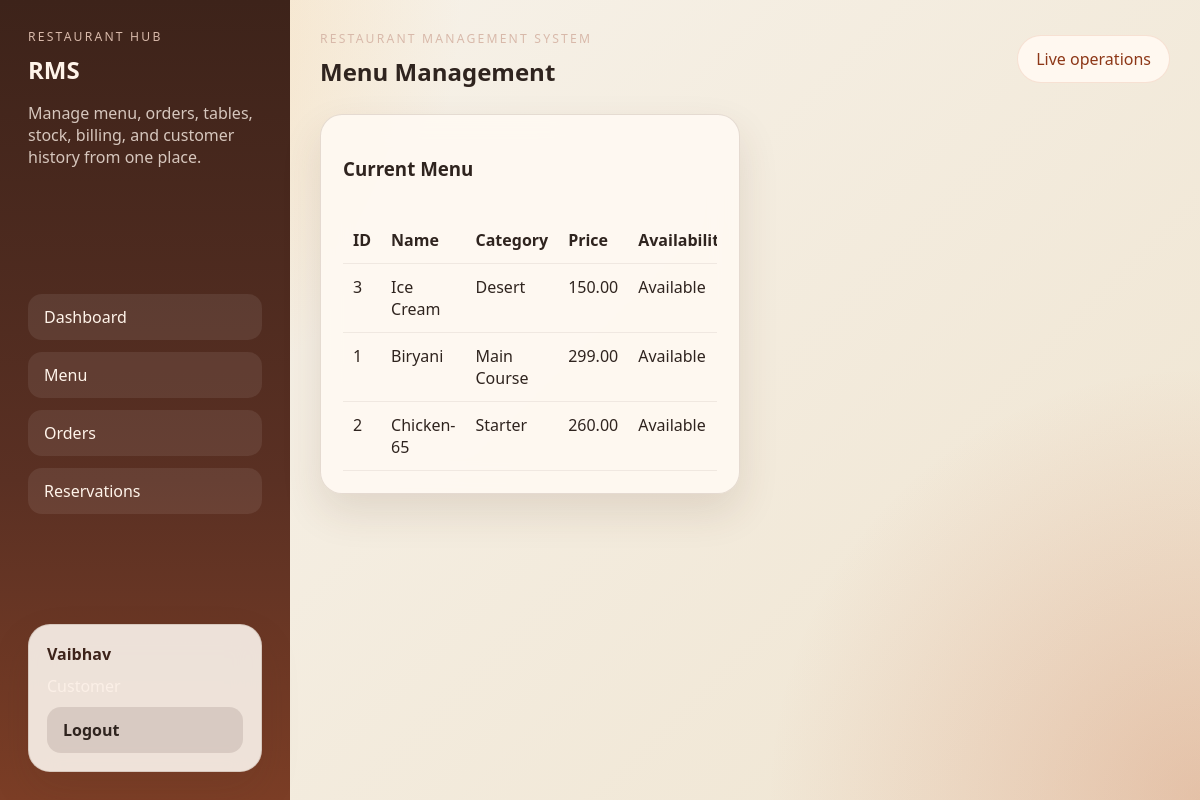
Page /menu (signed in) on the committed database.
### tables this page shows
CREATE TABLE Menu_Items (
    item_id INTEGER PRIMARY KEY AUTOINCREMENT,
    item_name TEXT NOT NULL UNIQUE,
    price REAL NOT NULL CHECK (price >= 0),
    category TEXT NOT NULL,
    availability TEXT NOT NULL CHECK (availability IN ('Available', 'Unavailable'))
);

### app/routes.py (the view, shortened to what this page needs)
    @app.route("/menu", methods=["GET", "POST"])
    @login_required()
    def menu_management():
        db = get_db()
        menu_items = db.execute(
            "SELECT * FROM Menu_Items ORDER BY category, item_name"
        ).fetchall()
        return render_template("menu.html", menu_items=menu_items)

### app/db.py (called while the page is built)
def init_app(app):
    Path(app.instance_path).mkdir(parents=True, exist_ok=True)
    @app.before_request
    def ensure_database():
        engine = current_app.config.get("DB_ENGINE", "sqlite").lower()
        if engine == "mysql":
            db = get_db()
            if not _mysql_has_customers_table(db):
                init_db()
                seed_admin_employee()
        else:
            db_path = Path(current_app.config["DATABASE"])
            if not db_path.exists():
                init_db()
                seed_admin_employee()

### app/routes.py (called while the page is built)
def login_required(roles=None):
    def decorator(view):
        @wraps(view)
        def wrapped_view(*args, **kwargs):
            current_role = session.get("role")
            if not current_role:
                flash("Please log in to continue.", "warning")
                return redirect(url_for("login"))
            if roles and current_role not in roles:
                flash("You do not have access to that page.", "danger")
                return redirect(url_for("dashboard"))
            return view(*args, **kwargs)
        return wrapped_view
    return decorator

### app/templates/menu.html (shortened to what this page needs)
{% extends "base.html" %}
{% block page_title %}Menu Management{% endblock %}
{% block content %}
<section class="content-grid two-column">
    <div class="panel">
        <div class="panel-head"><h3>Current Menu</h3></div>
        <div class="table-wrap">
            <table>
                <thead>
                    <tr>
                        <th>ID</th>
                        <th>Name</th>
                        <th>Category</th>
                        <th>Price</th>
                        <th>Availability</th>
                    </tr>
                </thead>
                <tbody>
                    {% for item in menu_items %}
                    <tr>
                        <td>{{ item.item_id }}</td>
                        <td>{{ item.item_name }}</td>
                        <td>{{ item.category }}</td>
                        <td>{{ "%.2f"|format(item.price) }}</td>
                        <td>{{ item.availability }}</td>
                    </tr>
                    {% else %}
                    <tr><td colspan="6">No menu items available.</td></tr>
                    {% endfor %}
                </tbody>
            </table>
        </div>
    </div>
</section>
{% endblock %}

### app/templates/base.html (shortened to what this page needs)
<!DOCTYPE html>
<html lang="en">
<head>
    <link rel="stylesheet" href="{{ url_for('static', filename='css/style.css') }}">
</head>
<body>
    <div class="layout-shell">
        <aside class="sidebar">
            <div>
                <p class="eyebrow">Restaurant Hub</p>
                <h1>RMS</h1>
                <p class="sidebar-copy">Manage menu, orders, tables, stock, billing, and customer history from one place.</p>
            </div>
            <nav class="nav-links">
                <a href="{{ url_for('dashboard') }}">Dashboard</a>
                <a href="{{ url_for('menu_management') }}">Menu</a>
                <a href="{{ url_for('order_management') }}">Orders</a>
                <a href="{{ url_for('reservations') }}">Reservations</a>
            </nav>
            <div class="user-badge">
                <strong>{{ session.get('display_name', 'Guest') }}</strong>
                <span>{{ session.get('role', 'Visitor') }}</span>
                <a class="button secondary" href="{{ url_for('logout') }}">Logout</a>
            </div>
        </aside>
        <main class="main-content">
            <header class="topbar">
                <div>
                    <p class="eyebrow">Restaurant Management System</p>
                    <h2>{% block page_title %}Dashboard{% endblock %}</h2>
                </div>
                <div class="status-pill">Live operations</div>
            </header>
            {% block content %}{% endblock %}
        </main>
    </div>
</body>
</html>

### app/static/css/style.css (style rules this page uses)
:root { --bg: #f4efe6; --panel: rgba(255, 250, 243, 0.88); --panel-strong: #fffdf8; --text: #2f241f; --muted: #7b665c; --accent: #c65d32; --accent-dark: #8d3717; --green: #2f7d5f; --danger: #b9382f; --border: rgba(90, 55, 36, 0.15); --shadow: 0 18px 40px rgba(82, 50, 35, 0.12); --radius: 22px; }
* { box-sizing: border-box; }
body { margin: 0; font-family: "Segoe UI", Tahoma, Geneva, Verdana, sans-serif; background: radial-gradient(circle at top left, rgba(244, 185, 101, 0.45), transparent 32%), radial-gradient(circle at bottom right, rgba(198, 93, 50, 0.26), transparent 30%), linear-gradient(135deg, #f8f4ed, #efe4d0); color: var(--text); }
a { color: inherit; text-decoration: none; }
.layout-shell { min-height: 100vh; display: grid; grid-template-columns: 290px 1fr; }
.sidebar { padding: 28px; background: linear-gradient(180deg, #3d231a, #5a3023 60%, #7c3e26); color: #fff4ea; display: flex; flex-direction: column; justify-content: space-between; gap: 24px; }
.sidebar h1, .login-hero h1, .topbar h2 { margin: 0; }
.eyebrow { margin: 0 0 8px; text-transform: uppercase; letter-spacing: 0.18em; font-size: 0.76rem; color: #d8b9aa; }
.sidebar-copy, .user-badge span, .status-pill, .record-summary span, .login-hero p { color: rgba(255, 244, 234, 0.78); }
.nav-links { display: grid; gap: 12px; }
.nav-links a, .button { border-radius: 14px; padding: 12px 16px; transition: 0.2s ease; }
.nav-links a { background: rgba(255, 255, 255, 0.08); }
.user-badge, .panel, .stat-card, .login-card, .credential-card, .record-card { background: var(--panel); backdrop-filter: blur(14px); border: 1px solid var(--border); box-shadow: var(--shadow); }
.user-badge { padding: 18px; border-radius: var(--radius); display: grid; gap: 10px; color: #3d231a; }
.main-content { padding: 30px; }
.topbar { display: flex; justify-content: space-between; align-items: center; margin-bottom: 26px; }
.status-pill { background: #fff8f0; color: var(--accent-dark); padding: 12px 18px; border-radius: 999px; border: 1px solid rgba(198, 93, 50, 0.15); }
.cards-grid, .content-grid, .form-grid, .multi-item-grid { display: grid; gap: 18px; }
.content-grid { grid-template-columns: 1.1fr 1.4fr; }
.content-grid.two-column { grid-template-columns: minmax(280px, 420px) 1fr; }
.panel, .stat-card, .login-card, .record-card { border-radius: var(--radius); padding: 22px; }
.panel-head { display: flex; justify-content: space-between; align-items: center; margin-bottom: 18px; }
.button { border: none; cursor: pointer; background: linear-gradient(135deg, var(--accent), #de835b); color: white; font-weight: 700; }
.button.secondary { background: rgba(61, 35, 26, 0.12); color: var(--text); }
table { width: 100%; border-collapse: collapse; }
th, td { text-align: left; padding: 12px 10px; border-bottom: 1px solid rgba(77, 52, 37, 0.08); vertical-align: top; }
.table-wrap { overflow-x: auto; }

### rows in the picture
Menu_Items: item_id "3", item_name "Ice Cream", category "Desert", price "150.00", availability "Available"
Menu_Items: item_id "1", item_name "Biryani", category "Main Course", price "299.00", availability "Available"
Menu_Items: item_id "2", item_name "Chicken-65", category "Starter", price "260.00", availability "Available"

### other values in the picture
{{ session.get('display_name', 'Guest') }} "Vaibhav"
